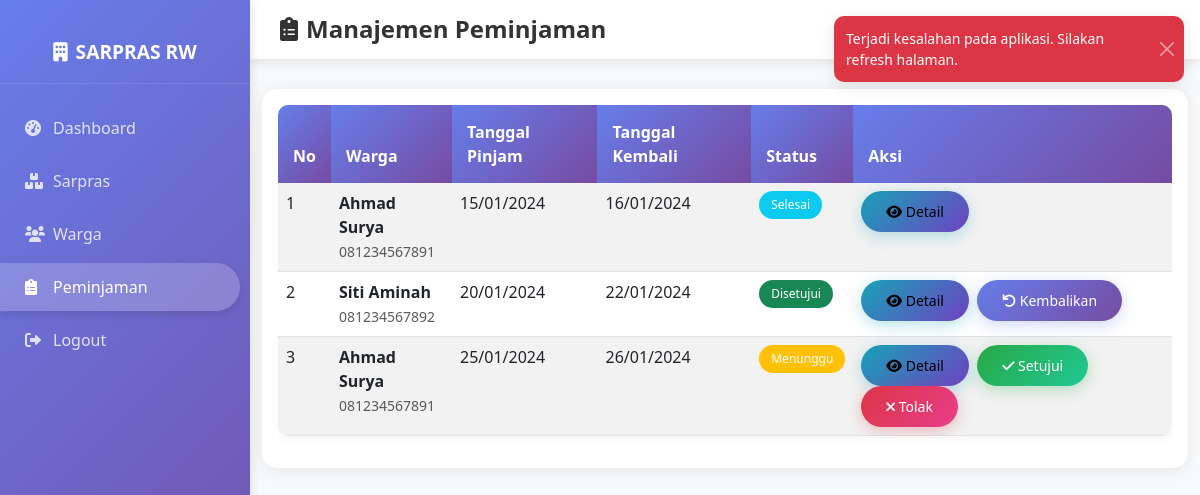
Screenshot of /admin/peminjaman.php (signed in) with the database file from the repository.
### tables this page shows
CREATE TABLE peminjaman (
    id INT AUTO_INCREMENT PRIMARY KEY,
    user_id INT NOT NULL,
    tanggal_pinjam DATE NOT NULL,
    tanggal_kembali DATE NOT NULL,
    status ENUM('menunggu', 'disetujui', 'ditolak', 'selesai') NOT NULL DEFAULT 'menunggu',
    created_at TIMESTAMP DEFAULT CURRENT_TIMESTAMP,
    FOREIGN KEY (user_id) REFERENCES users(id) ON DELETE CASCADE
);

CREATE TABLE users (
    id INT AUTO_INCREMENT PRIMARY KEY,
    nama VARCHAR(100) NOT NULL,
    alamat TEXT,
    no_hp VARCHAR(20),
    username VARCHAR(50) UNIQUE NOT NULL,
    password VARCHAR(255) NOT NULL,
    role ENUM('admin', 'warga') NOT NULL DEFAULT 'warga',
    created_at TIMESTAMP DEFAULT CURRENT_TIMESTAMP
);

### admin/peminjaman.php (the view, shortened to what this page needs)
<?php
function getAllPeminjaman() {
    $pdo = getDB();
    $stmt = $pdo->prepare("
        SELECT p.*, u.nama as nama_warga, u.no_hp
        FROM peminjaman p
        JOIN users u ON p.user_id = u.id
        ORDER BY p.created_at DESC
    ");
    $stmt->execute();
    return $stmt->fetchAll();
}
$peminjaman_list = getAllPeminjaman();
?>
<!DOCTYPE html>
<html lang="id">
<head>
    <link href="https://cdn.jsdelivr.net/npm/bootstrap@5.3.0/dist/css/bootstrap.min.css" rel="stylesheet">
    <link rel="stylesheet" href="https://cdnjs.cloudflare.com/ajax/libs/font-awesome/6.0.0/css/all.min.css">
    <link rel="stylesheet" href="../assets/css/style.css">
</head>
<body>
    <nav class="sidebar">
        <div class="sidebar-header">
            <h3><i class="fas fa-building me-2"></i>SARPRAS RW</h3>
        </div>
        <ul class="sidebar-menu">
            <li><a href="dashboard.php"><i class="fas fa-tachometer-alt me-2"></i>Dashboard</a></li>
            <li><a href="sarpras.php"><i class="fas fa-boxes me-2"></i>Sarpras</a></li>
            <li><a href="warga.php"><i class="fas fa-users me-2"></i>Warga</a></li>
            <li class="active"><a href="peminjaman.php"><i class="fas fa-clipboard-list me-2"></i>Peminjaman</a></li>
            <li><a href="../auth/logout.php"><i class="fas fa-sign-out-alt me-2"></i>Logout</a></li>
        </ul>
    </nav>
    <div class="main-content">
        <div class="topbar">
            <div class="d-flex justify-content-between align-items-center">
                <h4><i class="fas fa-clipboard-list me-2"></i>Manajemen Peminjaman</h4>
                <div>
                    <span class="text-muted">Selamat datang, <?php echo htmlspecialchars($_SESSION['nama']); ?></span>
                </div>
            </div>
        </div>
        <div class="container-fluid">
            <div class="card">
                <div class="card-body">
                    <div class="table-responsive">
                        <table class="table table-striped table-hover">
                            <thead class="table-dark">
                                <tr>
                                    <th>No</th>
                                    <th>Warga</th>
                                    <th>Tanggal Pinjam</th>
                                    <th>Tanggal Kembali</th>
                                    <th>Status</th>
                                    <th>Aksi</th>
                                </tr>
                            </thead>
                            <tbody>
                                <?php $no = 1; foreach ($peminjaman_list as $peminjaman): ?>
                                    <tr>
                                        <td><?php echo $no++; ?></td>
                                        <td>
                                            <strong><?php echo htmlspecialchars($peminjaman['nama_warga']); ?></strong><br>
                                            <small class="text-muted"><?php echo htmlspecialchars($peminjaman['no_hp']); ?></small>
                                        </td>
                                        <td><?php echo date('d/m/Y', strtotime($peminjaman['tanggal_pinjam'])); ?></td>
                                        <td><?php echo date('d/m/Y', strtotime($peminjaman['tanggal_kembali'])); ?></td>
                                        <td>
                                            <span class="badge bg-<?php
                                                echo $peminjaman['status'] == 'menunggu' ? 'warning' :
                                                     ($peminjaman['status'] == 'disetujui' ? 'success' :
                                                      ($peminjaman['status'] == 'ditolak' ? 'danger' : 'info'));
                                            ?>">
                                                <?php echo ucfirst($peminjaman['status']); ?>
                                            </span>
                                        </td>
                                        <td>
                                            <button class="btn btn-sm btn-info me-1" onclick="viewDetail(<?php echo $peminjaman['id']; ?>)">
                                                <i class="fas fa-eye"></i> Detail
                                            </button>
                                            <?php if ($peminjaman['status'] == 'menunggu'): ?>
                                                <button class="btn btn-sm btn-success me-1" onclick="approvePeminjaman(<?php echo $peminjaman['id']; ?>)">
                                                    <i class="fas fa-check"></i> Setujui
                                                </button>
                                                <button class="btn btn-sm btn-danger" onclick="rejectPeminjaman(<?php echo $peminjaman['id']; ?>)">
                                                    <i class="fas fa-times"></i> Tolak
                                                </button>
                                            <?php elseif ($peminjaman['status'] == 'disetujui'): ?>
                                                <button class="btn btn-sm btn-primary" onclick="returnPeminjaman(<?php echo $peminjaman['id']; ?>)">
                                                    <i class="fas fa-undo"></i> Kembalikan
                                                </button>
                                            <?php endif; ?>
                                        </td>
                                    </tr>
                                <?php endforeach; ?>
                            </tbody>
                        </table>
                    </div>
                </div>
            </div>
        </div>
    </div>
</body>
</html>

### assets/css/style.css (style rules this page uses)
body { font-family: 'Segoe UI', Tahoma, Geneva, Verdana, sans-serif; background-color: #f8f9fa; }
.sidebar { position: fixed; top: 0; left: 0; width: 250px; height: 100vh; background: linear-gradient(135deg, #667eea 0%, #764ba2 100%); color: white; padding: 20px 0; box-shadow: 2px 0 10px rgba(0,0,0,0.1); z-index: 1000; overflow-y: auto; }
.sidebar-header { text-align: center; padding: 20px; border-bottom: 1px solid rgba(255,255,255,0.1); margin-bottom: 20px; }
.sidebar-header h3 { margin: 0; font-size: 1.2rem; font-weight: 600; }
.sidebar-menu { list-style: none; padding: 0; margin: 0; }
.sidebar-menu li { margin: 5px 0; }
.sidebar-menu li a { display: block; padding: 12px 25px; color: rgba(255,255,255,0.8); text-decoration: none; transition: all 0.3s ease; border-radius: 0 25px 25px 0; margin-right: 10px; }
.sidebar-menu li a:hover, .sidebar-menu li.active a { background-color: rgba(255,255,255,0.2); color: white; box-shadow: 0 4px 8px rgba(0,0,0,0.1); }
.sidebar-menu li a i { width: 20px; margin-right: 10px; }
.main-content { margin-left: 250px; min-height: 100vh; }
.topbar { background: white; padding: 15px 30px; box-shadow: 0 2px 10px rgba(0,0,0,0.1); margin-bottom: 30px; }
.topbar h4 { margin: 0; color: #333; font-weight: 600; }
.table { border-radius: 10px; overflow: hidden; box-shadow: 0 2px 10px rgba(0,0,0,0.05); }
.table thead th { background: linear-gradient(135deg, #667eea 0%, #764ba2 100%); color: white; border: none; font-weight: 600; padding: 15px; }
.card { border: none; border-radius: 15px; box-shadow: 0 2px 15px rgba(0,0,0,0.08); transition: all 0.3s ease; }
.btn { border-radius: 25px; padding: 10px 25px; font-weight: 500; transition: all 0.3s ease; border: none; }
.btn-primary { background: linear-gradient(135deg, #667eea 0%, #764ba2 100%); box-shadow: 0 4px 15px rgba(102, 126, 234, 0.3); }
.btn-success { background: linear-gradient(135deg, #28a745 0%, #20c997 100%); box-shadow: 0 4px 15px rgba(40, 167, 69, 0.3); }
.btn-danger { background: linear-gradient(135deg, #dc3545 0%, #e83e8c 100%); box-shadow: 0 4px 15px rgba(220, 53, 69, 0.3); }
.btn-info { background: linear-gradient(135deg, #17a2b8 0%, #6f42c1 100%); box-shadow: 0 4px 15px rgba(23, 162, 184, 0.3); }
.badge { border-radius: 20px; padding: 8px 12px; font-weight: 500; }

### rows the page displays
peminjaman: user.nama "Ahmad Surya", user.no_hp "081234567891", tanggal_pinjam "15/01/2024", tanggal_kembali "16/01/2024", status "Selesai"
peminjaman: user.nama "Siti Aminah", user.no_hp "081234567892", tanggal_pinjam "20/01/2024", tanggal_kembali "22/01/2024", status "Disetujui"
peminjaman: user.nama "Ahmad Surya", user.no_hp "081234567891", tanggal_pinjam "25/01/2024", tanggal_kembali "26/01/2024", status "Menunggu"
